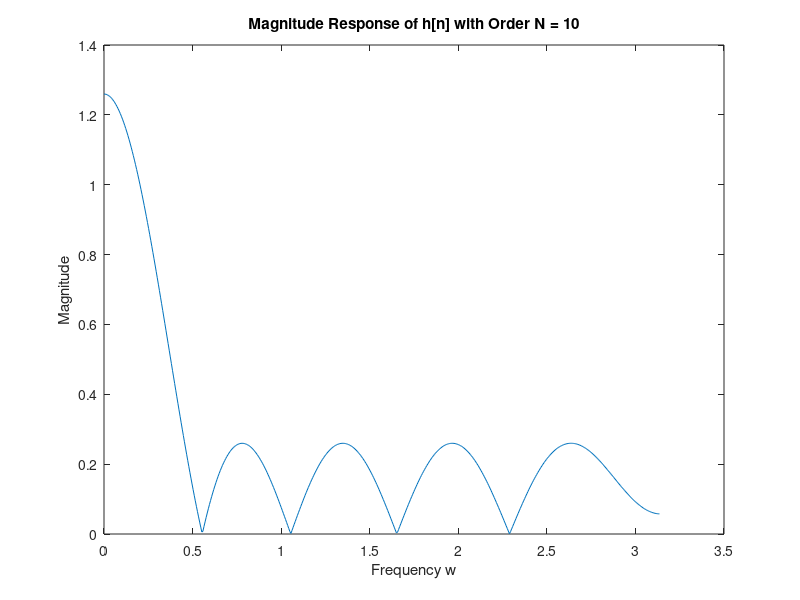

MATLAB code for this plot: (Note: this script raises an error after producing the figure.)
h=firpm(10,[0 0.095 0.145 1],[1 1 0 0],[1 1]);
n=[-5:5];
[H,w] = freqz(h,1,512);
plot(w,abs(H))
title('Magnitude Response of h[n] with Order N = 10')
xlabel('Frequency w')
ylabel('Magnitude')
figure;

c0=cos(n*pi/8);
g0=h.*c0;
[G0,w] = freqz(g0,1,512);

c1=cos(3*n*pi/8);
g1=h.*c1;
[G1,w] = freqz(g1,1,512);

c2=cos(5*n*pi/8);
g2=h.*c2;
[G2,w] = freqz(g2,1,512);

c3=cos(7*n*pi/8);
g3=h.*c3;
[G3,w] = freqz(g3,1,512);

Fs = 22050;

[x0,Fs] = audioread('sf1.wav');
xu0 = upsample(x0,4);
y0 = conv(xu0,g0);

[x1,Fs] = audioread('sf2.wav');
xu1 = upsample(x1,4);
y1 = conv(xu1,g1);

[x2,Fs] = audioread('sf3.wav');
xu2 = upsample(x2,4);
y2 = conv(xu2,g2);

[x3,Fs] = audioread('sf4.wav');
xu3 = upsample(x3,4);
y3 = conv(xu3,g3);

y = y0+y1+y2+y3;

w1 = conv(y,g1);
v1 = downsample(w1,4);
plot(abs(fft(v1)))
title('Demultiplexed signal v1[n]')
figure;

soundsc(x1)